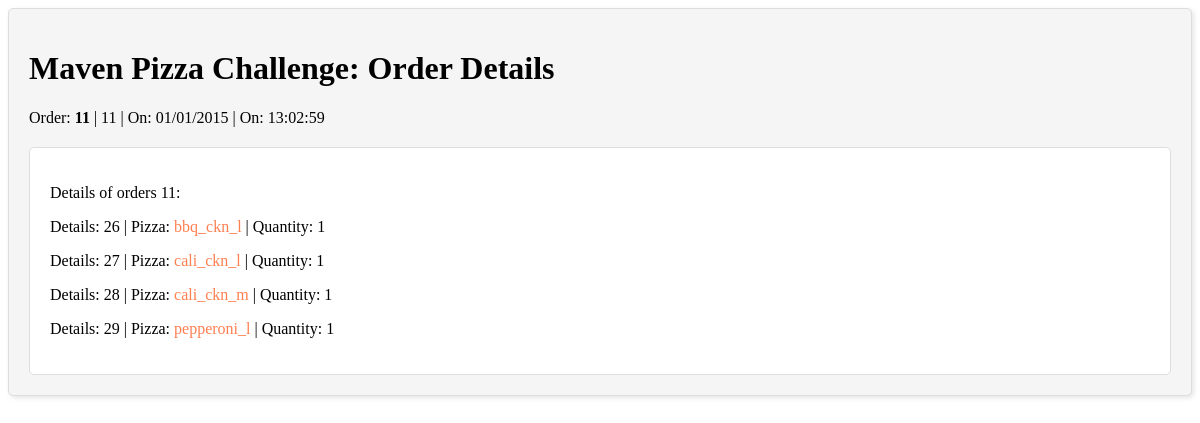
Screenshot of /order_details/11 with the database file from the repository.
### tables this page shows
CREATE TABLE orders (id INTEGER PRIMARY KEY AUTOINCREMENT, OrderID INTEGER, Date TEXT, Time TEXT);

CREATE TABLE order_details(id INTEGER PRIMARY KEY AUTOINCREMENT, OrderDetailsID INTEGER, OrderID INTEGER, PizzaID TEXT, Quantity INTEGER, FOREIGN KEY(OrderID) REFERENCES orders(id));

### MavenPizza.py (the view)
@app.route('/order_details/<id>')
def order_details(id):
    db = get_db()
    try:
        cur = db.execute("select * from orders WHERE id=?", (id,))
        order = cur.fetchall()
        cur = db.execute("select * from order_details WHERE OrderID=?", (id,))
        rows = cur.fetchall()
        return render_template('order_details.html', order=order, rows = rows)
    except sqlite3.Error as e:
        print(f"Error executing database query: {e}")
        return render_template('error.html')

### MavenPizza.py (called while the page is built)
def connect_db():
    try:
        conn = sqlite3.connect(db_name, detect_types=sqlite3.PARSE_DECLTYPES | sqlite3.PARSE_COLNAMES)
        conn.row_factory = sqlite3.Row
        return conn
    except sqlite3.Error as e:
        print(f"Error connecting to database: {e}")
        return None

def get_db():
    if not hasattr(g, 'sqlite_db'):
        g.sqlite_db = connect_db()
    return g.sqlite_db

### templates/order_details.html (shortened to what this page needs)
<html>
<head>
</head>
<body>
  <div class="order-box">
    <h1>Maven Pizza Challenge: Order Details</h1>
    <p>Order:
      <b>{{order[0]["id"]}}</b> |
      {{order[0]["OrderID"]}} |
      On: {{ order[0]["Date"]}} |
      On: {{ order[0]["Time"]}}
    </p>
    <div class="details-box">
      <p>Details of orders {{order[0]["OrderID"]}}:</p>
      {% for row in rows %}
        <p>
          Details: {{row["id"]}} |
          Pizza: <a href={{ url_for('pizzas', id= row['PizzaID']) }} class="pizza-link">{{ row["PizzaID"] }}</a> |
          Quantity: {{ row["Quantity"] }}
        </p>
      {% endfor %}
    </div>
  </div>
</body>
</html>

### templates/order_details.html (style rules this page uses)
.order-box { background-color: #f5f5f5; padding: 20px; border: 1px solid #ddd; border-radius: 5px; box-shadow: 2px 2px 5px rgba(0,0,0,0.1); }
.details-box { background-color: #fff; padding: 20px; border: 1px solid #ddd; border-radius: 5px; margin-top: 20px; }
.pizza-link { color: #ff7f50; text-decoration: none; }

### rows the page displays
orders: id "11", OrderID "11", Date "01/01/2015", Time "13:02:59"
order_details: id "26", PizzaID "bbq_ckn_l", Quantity "1"
order_details: id "27", PizzaID "cali_ckn_l", Quantity "1"
order_details: id "28", PizzaID "cali_ckn_m", Quantity "1"
order_details: id "29", PizzaID "pepperoni_l", Quantity "1"
